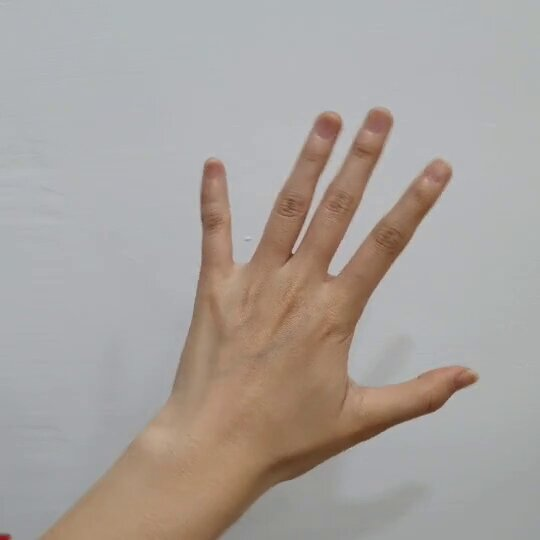
#> input picture Project7_第三組_小組報告/paper.jpg, 540 x 540 px
$ python train.py   (older library calls are emulated)
#> lines starting #> are read from the running program, lines starting #| are printed output that depends on the picture
from sklearn.model_selection import train_test_split
from sklearn import svm
from skimage.feature import hog
import numpy as np
import cv2
import joblib
import os

# [8 lines left out: function img_read, not called in this run]

def create_target_list(data_amount, target) -> list:
    targets = [target] *data_amount
    return targets

# [33 lines left out: function create_feature, not called in this run]

def to_hog(images) ->list:
    images_fd = []
    for img in images:
        fd, hog_img = hog(img,
                    orientations=8, pixels_per_cell=(8,8),
                    cells_per_block=(3,3), visualize=True,
                    multichannel=False)
        images_fd.append(fd)
    return images_fd

# [5 lines left out: function fit_module, not called in this run]

def save_module(clf, module_name):
    joblib.dump(clf, module_name)

# [50 lines of commented-out code are left out]

my_path = './paper.jpg'
my_img = cv2.imread(my_path)
#> my_img is the input picture: shape (540, 540, 3); mean B, G, R 157.2, 161.7, 168.7
# cv2.imshow('1',my_img)
my_img = cv2.resize(my_img, (300,300))
#> my_img: shape (300, 300, 3)
# cv2.imshow('2',my_img)
my_img_gray = cv2.cvtColor(my_img, cv2.COLOR_BGR2GRAY)
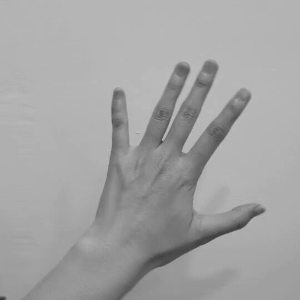
#> my_img_gray: shape (300, 300); min 56, max 191, mean 163.2
#> the loop in to_hog, `for img in images:` made 1 pass
#> after the loop in to_hog, `for img in images:`: images_fd = []
# cv2.imshow('3',my_img_gray)

#> (the run stopped early here; a loop or call above may not have finished)
